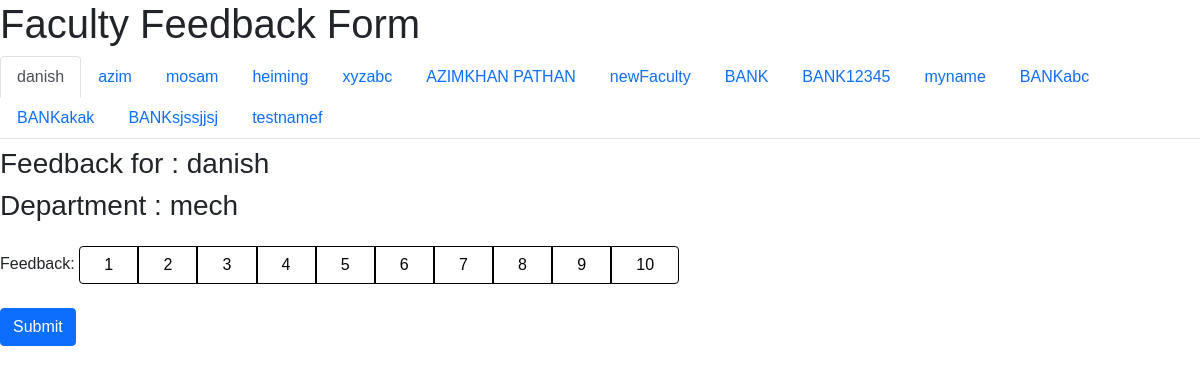
Page /user/home on the committed database.
### tables this page shows
CREATE TABLE "faculty" (
	"firstname"	TEXT UNIQUE,
	"department"	TEXT
, "lastname" TEXT, "experiance" INTEGER, "qualification" TEXT, "email" TEXT, "address" TEXT, "city" TEXT, "state" TEXT, "zip" TEXT);

### main.py (the view)
@app.route('/user/home')
def user_home():
    conn = sqlite3.connect('mydatabase.db')
    c = conn.cursor()
    c.execute("SELECT * FROM faculty")
    faculty = c.fetchall()
    conn.close()
    return render_template('user_home.html', faculty=faculty)

### templates/user_home.html (shortened to what this page needs)
{% extends 'base.html' %} {% block content %}
<h1>Faculty Feedback Form</h1>
<ul class="nav nav-tabs" id="facultyTabs" role="tablist">
  {% for faculty_member in faculty %}
  <li class="nav-item">
    {% if loop.first %}
    <a
      class="nav-link active"
      id="{{faculty_member[0]}}-tab"
      data-toggle="tab"
      aria-current="page"
      href="#{{faculty_member[0]}}"
      role="tab"
      aria-controls="{{faculty_member[0]}}"
      aria-selected="true"
      >{{faculty_member[0]}}</a
    >
    {% else %}
    <a
      class="nav-link"
      id="{{faculty_member[0]}}-tab"
      data-toggle="tab"
      href="#{{faculty_member[0]}}"
      role="tab"
      aria-controls="{{faculty_member[0]}}"
      aria-selected="true"
      >{{faculty_member[0]}}</a
    >
    {% endif %}
  </li>
  {% endfor %}
</ul>
<div class="tab-content" id="facultyTabsContent">
  {% for faculty_member in faculty %} {% if loop.first %}
  <div
    class="tab-pane fade in active"
    aria-current="page"
    id="{{faculty_member[0]}}"
    role="tabpanel"
    aria-labelledby="{{faculty_member[0]}}-tab"
  >
      {% endif %}
      <h3 class="mt-2">Feedback for : {{faculty_member[0]}}</h3>
      <h3 class="mt-2">Department : {{faculty_member[1]}}</h3>
      <form method="POST">
        <div class="form-group my-4">
          <label for="feedback">Feedback:</label>
          <div class="btn-group w-50 btn-group-toggle" data-toggle="buttons">
            <label class="btn btn-outline-danger">
              />1
            </label>
            <label class="btn btn btn-outline-danger">
              />2
            </label>
            <label class="btn btn btn-outline-danger">
              />3
            </label>
            <label class="btn btn-outline-danger">
              />4
            </label>
            <label class="btn btn-outline-primary">
              />5
            </label>
            <label class="btn btn-outline-primary">
              />6
            </label>
            <label class="btn btn-outline-primary">
              />7
            </label>
            <label class="btn btn-outline-primary">
              />8
            </label>
            <label class="btn btn-outline-success">
              />9
            </label>
            <label class="btn btn-outline-success">
              />10
            </label>
          </div>
        </div>
        <button type="submit" class="btn mb-4 btn-primary">Submit</button>
      </form>
    </div>
    {% endfor %}
  </div>
</div>
{% endblock %}

### templates/base.html (shortened to what this page needs)
<!DOCTYPE html>
<html lang="en">
  <head>
    <link
      href="https://cdn.jsdelivr.net/npm/bootstrap@5.0.2/dist/css/bootstrap.min.css"
      rel="stylesheet"
    />
    <link
      rel="stylesheet"
      href="{{ url_for('static', filename='css/main.css') }}"
    />
  </head>
  <body>
    <div>
      <div id="content">{% block content %}{% endblock %}</div>
  </body>
</html>

### static/css/main.css (style rules this page uses)
.fade:not(.show) { opacity: 1; }
.btn-outline-danger { border-color: black !important; color: black; }
.btn-outline-primary { border-color: black !important; color: black; }
.btn-outline-success { border-color: black !important; color: black; }
.btn-group > .btn:not(:first-child) { margin-left: 0px !important; }
* { margin: 0; padding: 0; box-sizing: border-box; font-family: "Poppins", sans-serif; }
:root { --background-color1: #fafaff; --background-color2: #ffffff; --background-color3: #ededed; --background-color4: #cad7fda4; --primary-color: #4b49ac; --secondary-color: #0c007d; --Border-color: #3f0097; --one-use-color: #3f0097; --two-use-color: #5500cb; }
body { max-width: 100%; overflow-x: hidden; }

### rows in the picture
faculty: firstname "danish", department "mech"
faculty: firstname "azim"
faculty: firstname "mosam"
faculty: firstname "heiming"
faculty: firstname "xyzabc"
faculty: firstname "AZIMKHAN PATHAN"
faculty: firstname "newFaculty"
faculty: firstname "BANK"
faculty: firstname "BANK12345"
faculty: firstname "myname"
faculty: firstname "BANKabc"
faculty: firstname "BANKakak"
faculty: firstname "BANKsjssjjsj"
faculty: firstname "testnamef"
